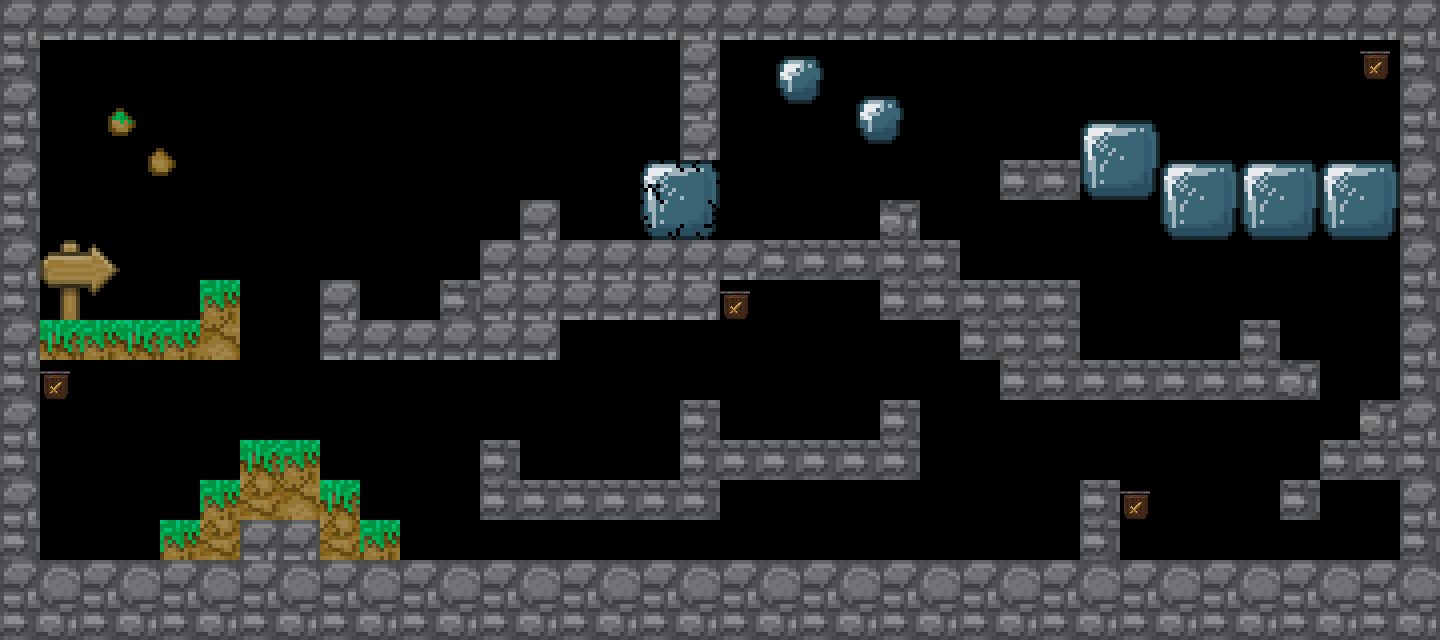

Below is a game level as drawn by its tile map, then a one-line description and the .tmx that defines it (tile-layer data replaced by summaries):
An orthogonal 36x16 tile map with 40x40 px tiles, 3 tile layers (Ground, Fringe, Over), 2 hidden layers not drawn, 5 tilesets.

<map version="1.0" orientation="orthogonal" width="36" height="16" tilewidth="40" tileheight="40">
 <properties>
  <property name="minimap" value="graphics/minimaps/001-1.png" />
  <property name="music" value="Faith.ogg" />
  <property name="name" value="Tulimshar" />
 </properties>
 <tileset firstgid="1" name="spawn" tilewidth="40" tileheight="40">
  <image source="graphics/tiles/base/spawn.png" width="240" height="40" />
 </tileset>
 <tileset firstgid="7" name="collision" tilewidth="40" tileheight="40">
  <image source="graphics/tiles/base/collision.png" width="80" height="40" />
  <terraintypes>
   <terrain name="新地形" tile="-1" />
  </terraintypes>
 </tileset>
 <tileset firstgid="9" name="lpc-hanging-signs_0" tilewidth="30" tileheight="30">
  <image source="graphics/tiles/base/lpc-hanging-signs_0.png" width="128" height="128" />
 </tileset>
 <tileset firstgid="25" name="tiles" tilewidth="80" tileheight="80">
  <image source="graphics/tiles/base/tiles.png" width="560" height="640" />
 </tileset>
 <tileset firstgid="81" name="tiles" tilewidth="40" tileheight="40">
  <image source="graphics/tiles/base/tiles.png" width="560" height="640" />
 </tileset>
 <layer name="Ground" width="36" height="16">
  <data>[576 cells, 182 non-empty, 14 distinct tile ids]</data>
 </layer>
 <layer name="Fringe" width="36" height="16">
  <data>[576 cells, 1 non-empty, 1 distinct tile ids]</data>
 </layer>
 <layer name="Over" width="36" height="16">
  <data>[576 cells, 0 non-empty, 0 distinct tile ids]</data>
 </layer>
 <layer name="Collision" width="36" height="16" visible="0">
  <data>[576 cells, 251 non-empty, 1 distinct tile ids]</data>
 </layer>
 <layer name="Spawn" width="36" height="16" visible="0">
  <data>[576 cells, 15 non-empty, 6 distinct tile ids]</data>
 </layer>
</map>
